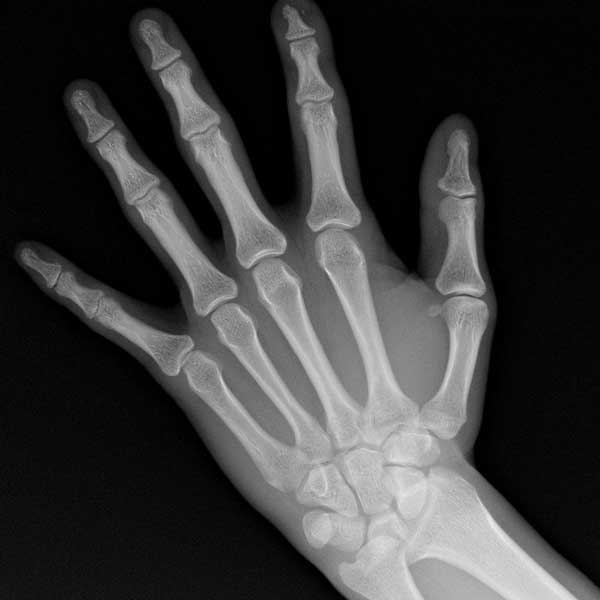
%> input picture xray1.jpg, 600 x 600 px
$ octave spatial_filtering.m   (GNU Octave 9; MATLAB toolbox functions it lacks are replaced by stand-ins)
%> lines starting %> are read from the running program, lines starting %| are printed output that depends on the picture
%%  Performance of spatial filtering operations and contrast stretching

clc;         %clear command window
clear;    %clear workspace
close;     %clear current folder

% Reading the x-ray image
original_im = imread('xray1.jpg');    %reading image from folder
%> original_im is the input picture: size 600x600x3 uint8; min 0, max 236, mean 57.6
im = rgb2gray(original_im);     %RGB to gray
im = imresize(im,[500 500]);    %resizing image
%> im: size 500x500 uint8
figure(1);
subplot(2,2,1),imshow(im);    %subplot:multiple images in 1 window, display result
title('Original X-Ray Image');    %title to image


% Adding noise to the image
im_gaussian_noise = imnoise(im,'gaussian');     %adding gaussian noise to image
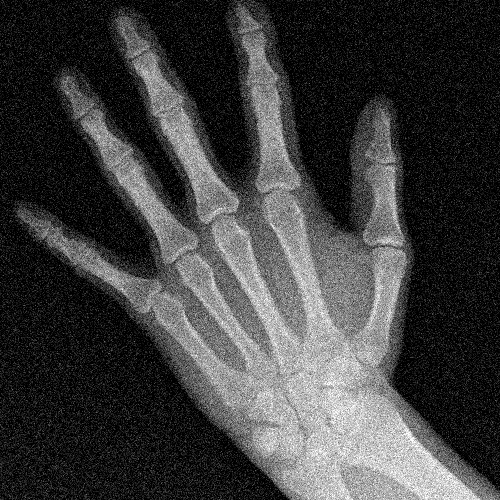
%> im_gaussian_noise: size 500x500 uint8; min 0, max 255, mean 62.1
subplot(2,2,2),imshow(im_gaussian_noise);
title('X-Ray Image with Gaussian noise');
im_salt_pepper = imnoise(im,'salt & pepper');     %adding salt and pepper noise
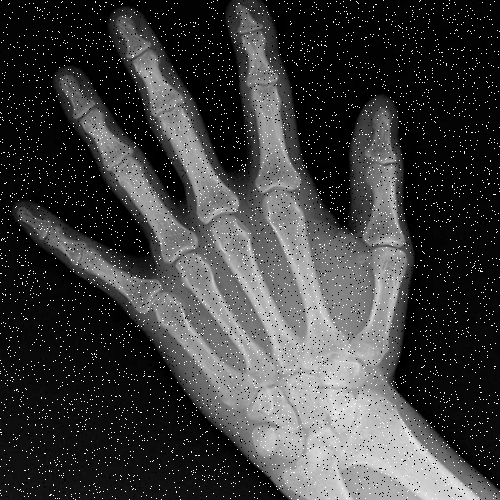
%> im_salt_pepper: size 500x500 uint8; min 0, max 255, mean 61.2
subplot(2,2,[3 4]),imshow(im_salt_pepper);
title('X-Ray Image with salt & pepper noise');

%Removing noise using spatial filters (median ,high,low)
%operation performed on salt and pepper noise
c = medfilt2(im_salt_pepper,[3 3]);        % appling median filter
h = ones(5,5)/25; % averaing filter acts like an low pass, mask of 5X5 on image to filter image
b = imfilter(im_salt_pepper,h);     %appling filter
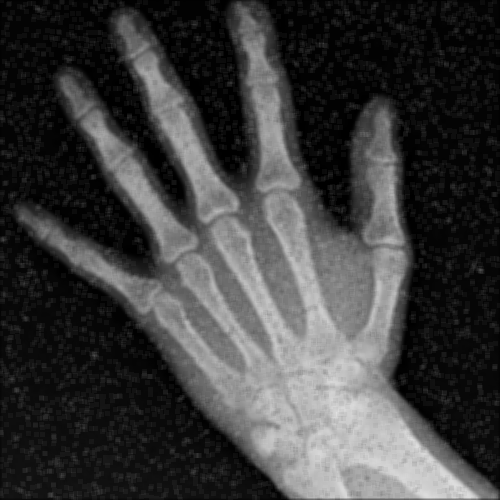
%> b: size 500x500 uint8; min 0, max 224, mean 61.1
h1 = fspecial('unsharp'); % high pass filter
d = imfilter(im_salt_pepper,h1);
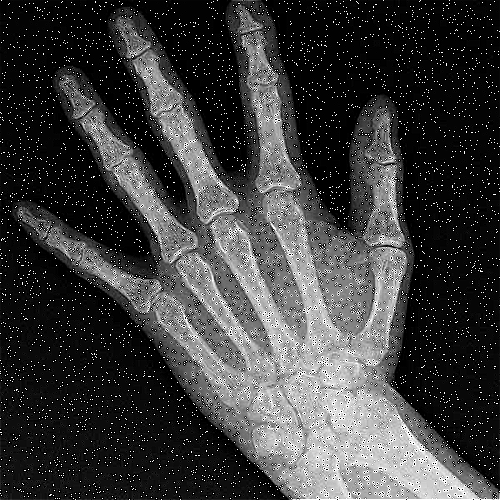
%> d: size 500x500 uint8; min 0, max 255, mean 61.1
figure(), subplot(2,2,1);
imshow(im_salt_pepper), title('Salt and pepper Input Image');
subplot(2,2,2),imshow(c),title('Median Filtered Image');
subplot(2,2,3),imshow(b),title('Low Pass Filtered Image');
subplot(2,2,4),imshow(d),title('High pass filtered');


% Performing enhancement using contrast stretching
val = double(c);
contra1 = val+25;
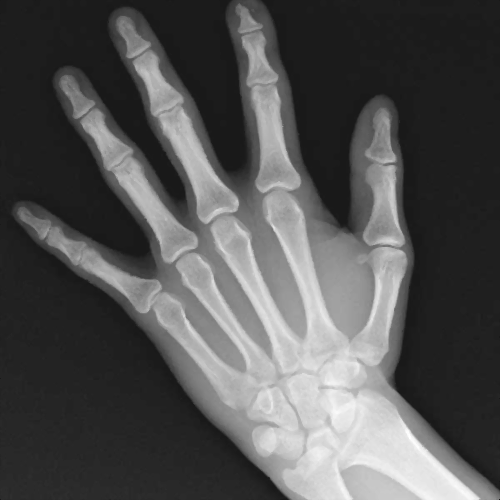
%> contra1: size 500x500 double; min 25, max 255, mean 82.6
figure();
subplot(1,2,1), imshow(c),title('Original Image(salt and pepper noise)');
subplot(1,2,2), imshow(uint8(contra1)),title('Contrast stretching');


%operation performed on gaussian noise
%Removing noise using spatial filters (median ,high,low)
c1=medfilt2(im_gaussian_noise,[3 3]);
h2=ones(5,5)/25;
b1=imfilter(im_gaussian_noise,h2);
h3=fspecial('unsharp');
d1=imfilter(im_gaussian_noise,h1);
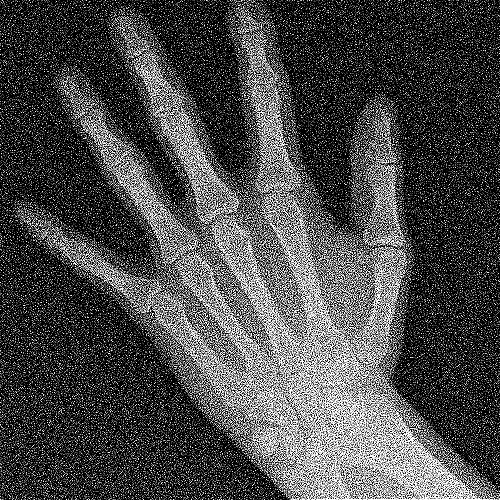
%> d1: size 500x500 uint8; min 0, max 255, mean 75
figure()
subplot(2,2,1), imshow(im_gaussian_noise);title('Gaussian input image ');
subplot(2,2,2),imshow(c1);title('median filter');
subplot(2,2,3),imshow(b1);title('low pass filter');
subplot(2,2,4),imshow(d1);title('high pass filter');

% Performing enhancement using contrast stretching
val=double(c);
contra1=val+25;
figure()
subplot(1,2,1), imshow(c),title('Original Image(gaussian noise)');
subplot(1,2,2), imshow(uint8(contra1)),title('Contrast stretching');
